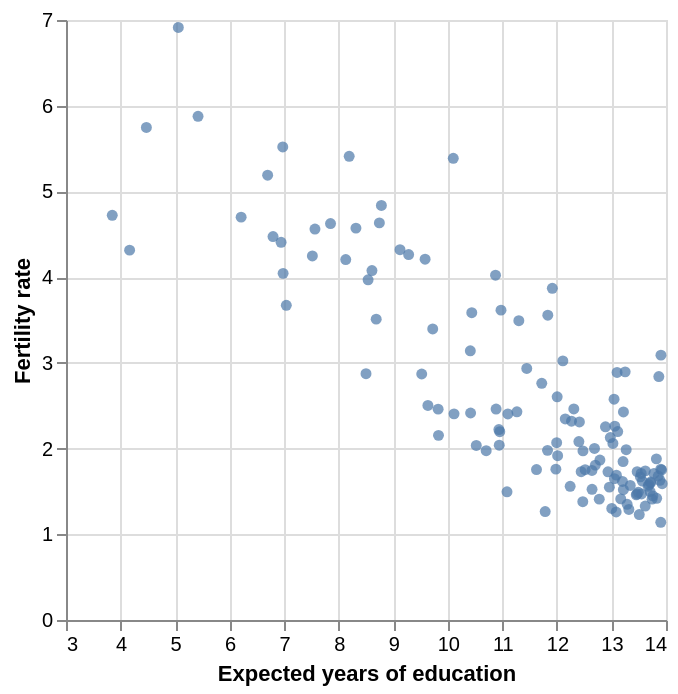

Source (notebook cell):
### Markdown cell above
We observe a negative association between fertility rate and education, as expected. The relationship appears to be roughly linear, indicating that higher educational attainment tends to correspond with lower fertility rates across the countries in our dataset.

### Code cell
base = alt.Chart(data)
    
scatter_educ = base.mark_circle().encode( 
    x = alt.X("educ_expected_yrs_f:Q",
              scale = alt.Scale(zero = False),
              title = "Expected years of education"), 
    y = alt.Y("fertility_total:Q",
              title = "Fertility rate")
).properties(
    width = 300,
    height = 300)

scatter_educ

### Figure 1 — Vega-Lite specification as saved in the notebook (floating-point values rounded to 4 significant figures; data arrays with more than 128 entries replaced by an {"elided": "..."} marker saying what was removed)
{"$schema": "https://vega.github.io/schema/vega-lite/v5.20.1.json", "config": {"view": {"continuousHeight": 300, "continuousWidth": 300}}, "data": {"name": "data-accef6edfcc22ad026ad416e1ee30720"}, "datasets": {"data-accef6edfcc22ad026ad416e1ee30720": {"elided": "129 records"}}, "encoding": {"x": {"field": "educ_expected_yrs_f", "scale": {"zero": false}, "title": "Expected years of education", "type": "quantitative"}, "y": {"field": "fertility_total", "title": "Fertility rate", "type": "quantitative"}}, "height": 300, "mark": {"type": "circle"}, "width": 300}
